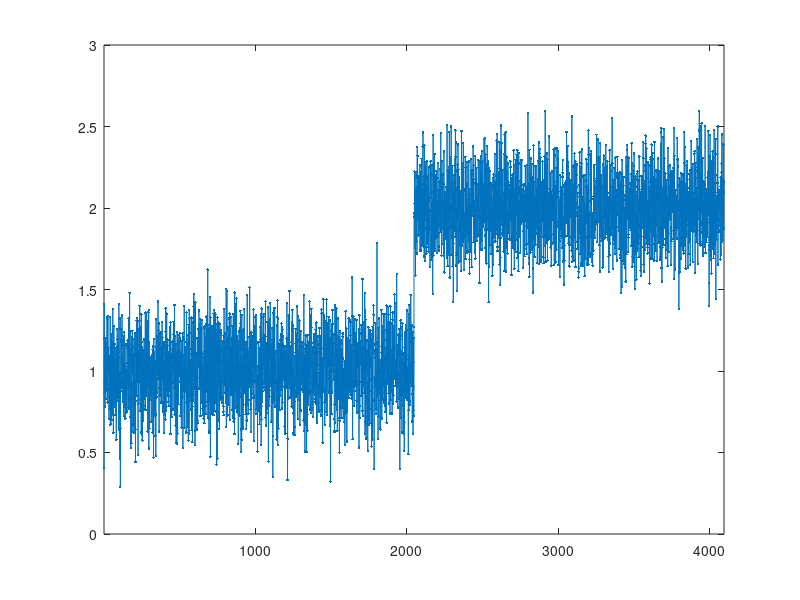

MATLAB code to generate this figure: (Note: this script raises an error after producing the figure.)
% ir_example_kurtosis1
% example of kurtosis for edge-preserving denoising
% Copyright 2012-07-28, Jeff Fessler, University of Michigan

if ~exist('xtrue')
	N = 2^12;
	xtrue = ones(N,1);
	xtrue(end/2+1:end) = 2;
	plot(xtrue)

	sig = 0.2;
	rng(3)
	yi = xtrue + sig * randn(N,1);

	ax = [1 N 0 3];
	plot(yi, '.-'), axis(ax)

	ah = [0 3];
	hh = linspace(0, 3, 121);
	hp = @(y, c) bar(hh, hist(y, hh), c);

	sf = @(xh) text(.1, get(gca, 'ylim') * [0; 0.7], ... 
		sprintf('\\sigma = %3.2f', std(xh(1:round(0.9*N/2)))));

	k1f = @(xh) mean((xh-mean(xh)).^4) / std(xh)^4 - 3;
	kf = @(xh) text(.1, get(gca, 'ylim') * [0; 0.4], ... 
		sprintf('\\gamma_2 = %3.2f', k1f(xh(1:round(0.9*N/2)))));
end

% use local psf to help select beta
if ~isvar('R1'), printm 'R1'
	f.l2b = 2;
	mask = true(N,1);
	R1 = Reg1(mask, 'beta', 2^f.l2b);
%	qpwls_psf(1, R1, 1, mask, 1, 'loop', 0); % choose beta
end

if ~isvar('init'), printm 'init'
	psf = qpwls_psf(1, R1, 1, mask, 1);
	init = conv2(psf, yi, 'same');
end

	nn = N/2 + (-100:102);
%	nn = 1:N;
	ax = [minmax(nn)' 0 3];
	clf, pl = @(i,j) subplot(420+(i-1)*2+j);

	pl(1,1)
	plot(nn, xtrue(nn), 'g.-'), axis(ax), xtick(N/2)
	title 'true signal'

	pl(2,1)
	plot(nn, yi(nn), 'r.-'), axis(ax), xtick(N/2)
	title 'data with additive white gaussian noise'
	pl(2,2)
	hp(yi, 'r'), axisx(ah), title 'Histogram'
	sf(yi), kf(yi)

	pl(4,1)
	plot(nn, init(nn), 'm.-'), axis(ax), xtick(N/2)
	pl(4,2)
	hp(init, 'm'), axisx(ah)
	sf(init), kf(init)

if 0
	pl(1,2)
	ii = N/2+1+[-13:13];
	plot(ii, xtrue(ii), 'g.-', ii, init(ii), 'm.-')
	axis([minmax(ii)' 0.5 2.5])
end


if ~isvar('xpwls1'), printm 'pwls1'
	f.niter1 = 20;
	xpwls1 = pwls_pcg1(init(mask), 1, 1, yi, R1, 'niter', f.niter1);
	plot(xpwls1), axis(ax)
end

	pl(3,1)
	plot(nn, xpwls1(nn), 'y.-'), axis(ax), xtick(N/2)
	title 'PWLS with quadratic regularization'
	pl(3,2)
	hp(xpwls1, 'y'), axisx(ah)
	sf(xpwls1), kf(xpwls1)

if ~isvar('R2'), printm 'R2' % use small delta to show kurtosis
	R2 = Reg1(mask, 'beta', 6*2^f.l2b, 'pot_arg', {'huber', 0.01});
%	qpwls_psf(1, R2, 1, mask, 1);
end


if 0 || ~isvar('xpwls2'), printm 'pwls2'
	f.niter2 = 400;
	xpwls2 = pwls_pcg1(init(mask), 1, 1, yi(:), R2, 'niter', f.niter2);
end

	pl(4,1)
	plot(nn, xpwls2(nn), 'c.-'), axis(ax), xtick(N/2)
	title 'PWLS with TV (strongly edge-preserving) regularization'
	pl(4,2)
	hp(xpwls2, 'c'), axisx(ah)
	axis([0 3 0 300])
	sf(xpwls2), kf(xpwls2)

if 0
	pl(1,2)
	ii = N/2+1+[-13:13];
	plot(ii, xtrue(ii), 'g.-', ii, xpwls1(ii), 'y.-', ii, xpwls2(ii), 'c.-')
	axis([minmax(ii)' 0.5 2.5])
end

%	savefig c ir_example_kurtosis1a
